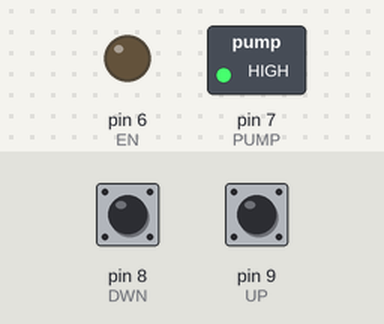
Bench run of a sketch on a simulated Arduino Uno, built with avr-gcc and run on an emulated ATmega328P. Shown: switched loads named in the sketch (green lamp = pin HIGH), output pins drawn as LEDs (lit = HIGH). Wiring (inferred from the names in the program): decade counter: clock pin 5; reset pin 4. The test bench sets the inputs (shaded band); at power-on: pin 9 (UP) HIGH, pin 8 (DWN) HIGH. EEPROM starts erased; pins used as bus, display or sensor lines are not drawn.

Above: at 5.4 s.
5.5 s: pin 9 (UP) pulled LOW for 3.2 s
At 6.9 s:
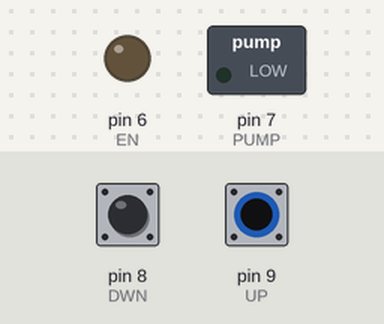
Timing chart, 0 to 8.5 s (numbered marks = the images above; inputs shaded):
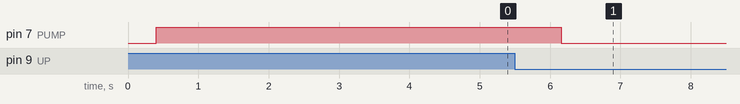

The sketch:

v2.0.ino
```cpp
#include <EEPROM.h>

//pins
int RST = 4;  //4017 reset pin 15
int CLK = 5;  //4017 clock pin 14
int EN = 6;   //4017 enable/clock inhibit pin 13
int PUMP = 7; //Pump control output. Active high.
int UP = 9;   //Up bttn input pullup
int DWN = 8;  //Down bttn input pullup
int LED = 13; //built in LED

//time vars
unsigned long previousMillis = 0;
unsigned long previousMillisDebounce = 0;
unsigned long previousMillisEEPROM = 0;
unsigned long currentMillis = 0;
int debounceDelay = 300;
long writeEEPROMDelay = 1000;


//misc
int bars = EEPROM.read(0); //reads the EEPROM to recall saved state
int lastBars = bars;
bool pumpActive = 1;
bool userInput = 1;
int iteration = 1;


//config
long waitDuration = (120 * 60000); // How long in minutes to wait
int pumpDuration = (10000); //in seconds, the length of time per bar the pump runs

unsigned long steps = 0;


void setup() {
  if (bars > 9) {
    bars = 5;
    lastBars = bars;
    EEPROM.write(0, bars);
  }

  pinMode(RST, OUTPUT);
  pinMode(CLK, OUTPUT);
  pinMode(EN, OUTPUT);
  pinMode(PUMP, OUTPUT);
  pinMode(UP, INPUT_PULLUP);
  pinMode(DWN, INPUT_PULLUP);

  digitalWrite(RST, LOW);
  digitalWrite(CLK, LOW);
  digitalWrite(EN, LOW);

  displayWrite(bars);
  delay(300);

}

void loop() {
  currentMillis = millis();

//checks to see if the EEPROM is waiting to be written to
  if (lastBars != bars) {
    updateEEPROM();
  }

//reads button states with debounce
  if ((currentMillis - previousMillisDebounce >= debounceDelay) & userInput) {
    previousMillisDebounce = currentMillis;

    if (digitalRead(UP) == LOW) {
      upButton();
    }
    if (digitalRead(DWN) == LOW) {
      downButton();
    }
  }

//turns on pump
  if (pumpActive) {
    progressBar();
    if (bitRead(PORTD, PUMP) == LOW) {  //checks the pump pin to see if its off
      digitalWrite(PUMP, HIGH);
      digitalWrite(LED, HIGH);

    }
    if ((currentMillis - previousMillis) >= (pumpDuration * bars)) {
      previousMillis = currentMillis;
      pumpActive = 0;
      userInput = 1;  // enables user input

      displayWrite(bars);
    }
  }

//turns off pump
  if (!(pumpActive)) {
    if (bitRead(PORTD, PUMP) == HIGH) { // checks the pump pin to see if its on
      digitalWrite(PUMP, LOW);
      digitalWrite(LED, LOW);
    }
    if ((currentMillis - previousMillis) >= waitDuration) {
      previousMillis = currentMillis;
      pumpActive = 1;
      userInput = 0;  // disables user input
      iteration = 1;
      progressBar();
    }
  }
}

// triggered when up button is pressed
void upButton() {
  if (bars < 9) {
    bars = bars + 1;
    displayWrite(bars);
    updateEEPROM();
  }
}

//triggered when down button is pressed
void downButton() {
  if (bars > 0) {
    bars = bars - 1;
    displayWrite(bars);
    updateEEPROM();
  }
}

//saves new bar values to the EEPROM after a delay (so it doesnt glitch and burn it out)
void updateEEPROM() {
  if (currentMillis - previousMillisEEPROM >= writeEEPROMDelay) {
    previousMillisEEPROM = currentMillis;
    EEPROM.write(0, bars);
    lastBars = bars;
  }
}

//runs to update the progress bar for watering
void progressBar() {
  steps = ((bars * pumpDuration) / 10);
  if ((currentMillis - previousMillis) >= (steps * iteration)) {
    iteration++;
    displayWrite((iteration - 1));
  }
}

//displays to the bar graph
void displayWrite(int amount) {
  if (amount <= 9) {
    bloop(RST);
    int effect = 10;
    for (int x = 1; x <= amount; x++) {
      delay(effect);
      bloop(CLK);
      effect = effect + 5;
    }
  }
}

//bloops an  output
void bloop(int pin) {
  digitalWrite(pin, HIGH);
  digitalWrite(pin, LOW);
}
```

Measured:
- after the input at 5.5 s, pin 7 (PUMP): HIGH → LOW after 0.66 s
